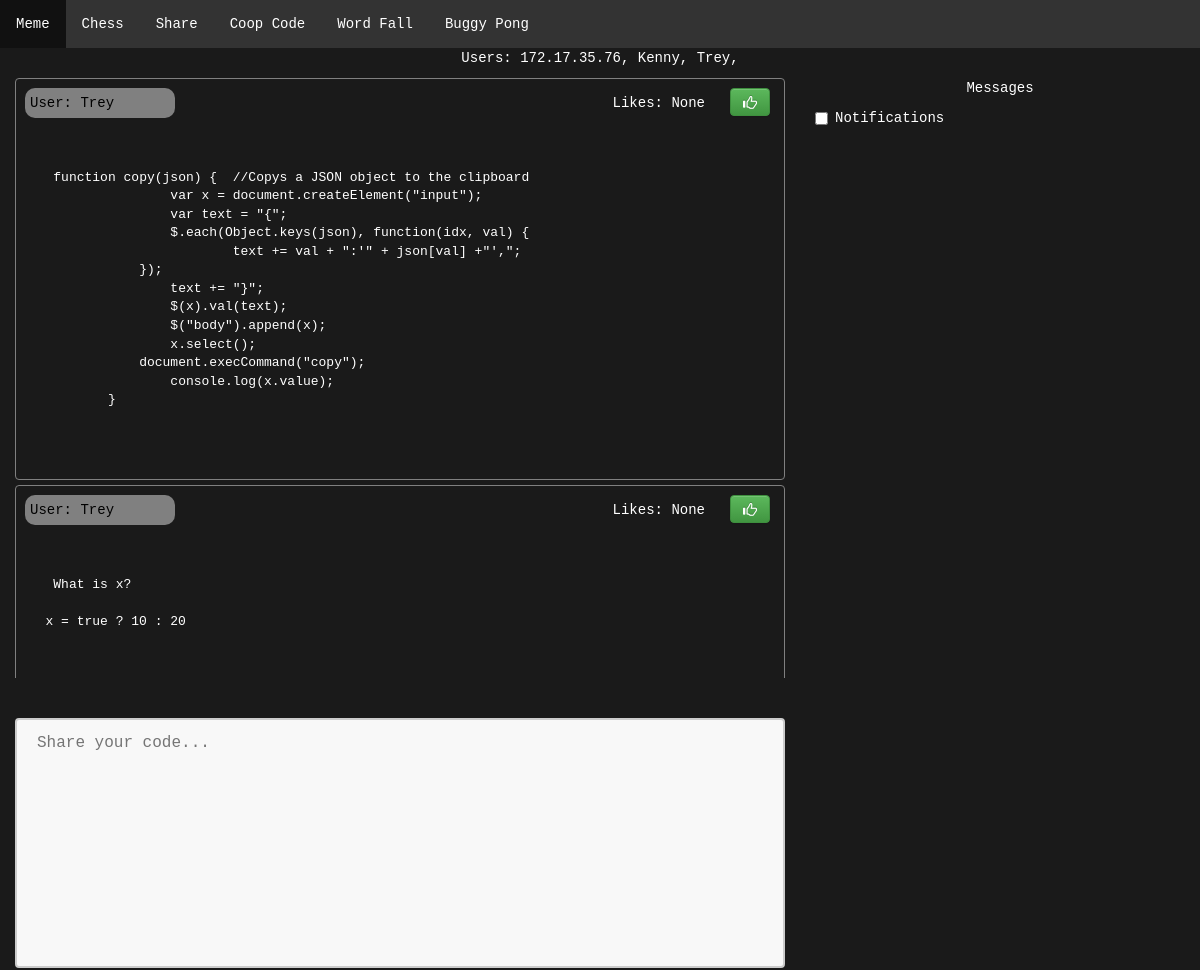
The page /share (upper part) on the database as committed earlier.
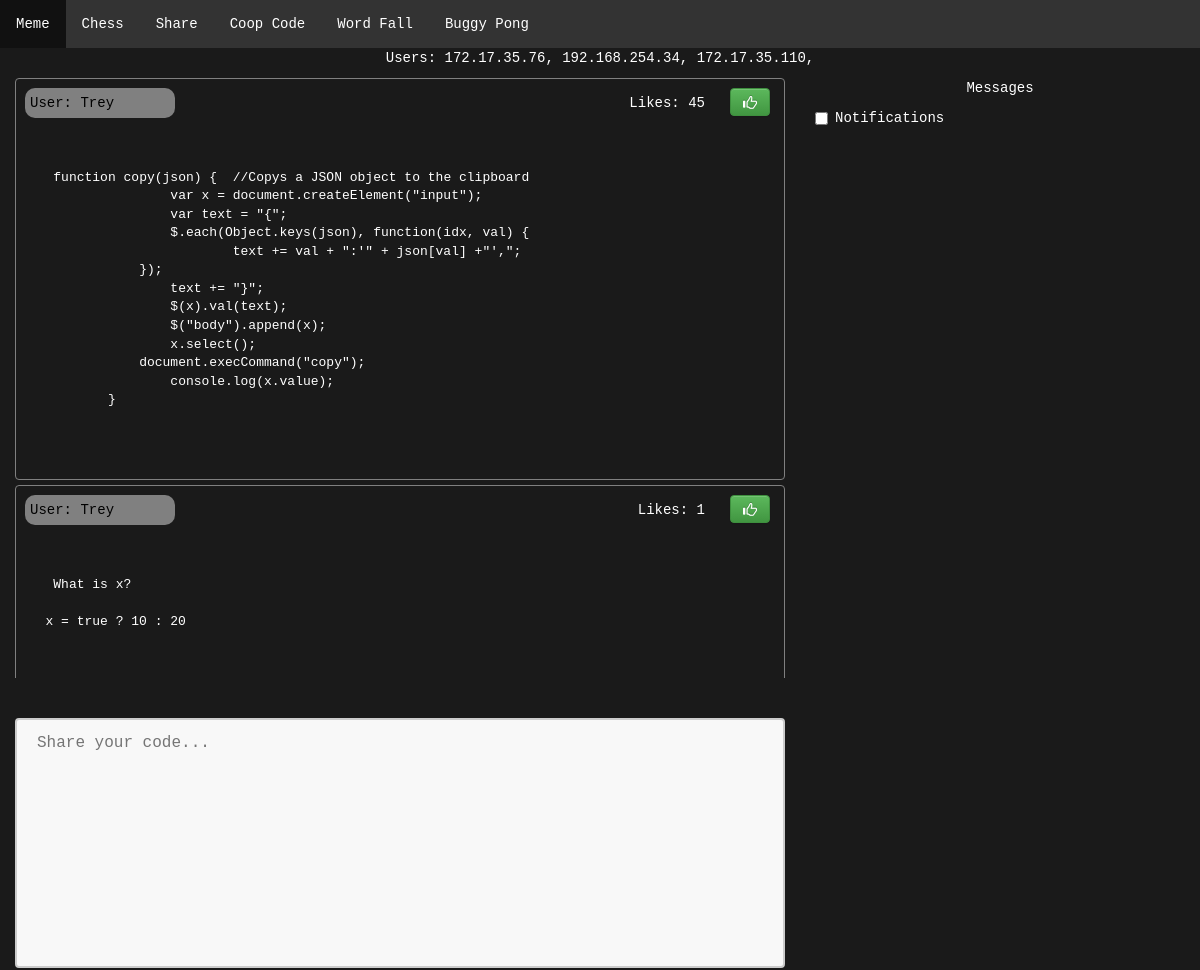
The same page on the database as committed later.
### tables this page shows
CREATE TABLE room (id INTEGER PRIMARY KEY, user TEXT, FOREIGN KEY(user) REFERENCES code(user));

CREATE TABLE code (id INTEGER PRIMARY KEY, code TEXT, user TEXT, likes INTEGER);

### app/main/views.py (the view)
@main.route('/share', methods=['GET', 'POST'])
def share():
	db = get_db()
	form = CodeForm()
	name = request.remote_addr
	if str(name) in known_ip:
		name = known_ip[str(name)]
	if form.validate_on_submit():
		code = form.code.data
		user = form.user.data
		db.execute("INSERT INTO code (user,code) VALUES(?,?)", (user,code))
		return redirect(url_for('.share'))
	form.user.default = name
	form.process()
	code = db.execute("SELECT id,code,user,likes FROM code;").fetchall()
	users = db.execute("SELECT user FROM room").fetchall()
	return render_template('code.html', form=form, code=code, user=name, users=users)

### app/main/forms.py
class CodeForm(FlaskForm):
	user = StringField('User',  render_kw={"placeholder": "Username"})
	code = TextAreaField('code', validators=[DataRequired()], render_kw={"placeholder": "Share your code..."})
	submit = SubmitField('Share')

### app/__init__.py (called while the page is built)
def get_db():
        db = getattr(g, '_database', None)
        if not db:
                db = g._database = sqlite3.connect(DATABASE)
        return db

### app/main/views.py (called while the page is built)
@main.before_request
def before_request():
	print('@main.before_request called in main/views.py')

@main.before_app_request
def before_app_request():
	pass

### manage.py (called while the page is built)
@app.teardown_appcontext
def close_connection(exception):
	db = getattr(g, '_database', None)
	if db:
		db.commit()
		db.close()

### app/templates/code.html (shortened to what this page needs)
{% extends 'base.html' %}
{% block content %}
	<div class="container-fluid">
		<div class="text-center">
			<p id="users"> Users:
			{% for u in users %}
				<span id="{{u[0]}}">{{u[0]}},  </span>
			{% endfor %}
			</p>
		</div>
		<div class="row">
			<div class="col-sm-8">
				<div style="height: 600px; overflow: auto;">
					{% for c in code | reverse %}
						<p class="p-title"> User: {{c[2]}} </p>
						<button onclick="like({{c[0]}});" style="float: right; margin-top: 10px; margin-right: 15px;" type="button" class="btn btn-success">  <span class="glyphicon glyphicon-thumbs-up" aria-hidden="true"></span> </button>
						<p id="post{{c[0]}}" style="float: right; margin-top: 15px; margin-right: 25px;"> Likes: {{c[3]}} </p>
						<div class="code-block">
							<pre><code> {{ c[1] }} </code> </pre>
						</div>
					{% endfor %}
				</div>
				<div style="margin-top: 40px; text-align: center;">
					<form method="POST" action="/share">
						{{ form.code(class='block') }}
					</form>
				</div>
			</div>
			<div class="col-sm-4">
				<form>
					<p class="text-center"> Messages </p>
					 <label class="checkbox-inline">
					  <input type="checkbox" id="notify"> Notifications
					</label>
				</form>
				<div style="height: 80%; overflow: auto;" id="chat">
				</div>
			</div>
		</div>
	</div>
{% endblock %}

Rows that differ between the two databases and show on the page:
removed room: user "Trey"
changed room (number 2 of 3 on the later page): user "Kenny" → "192.168.254.34"
added room: user "172.17.35.110"
changed code (number 1 of 2 on the later page): likes "None" → "45"
changed code "What is x? x = true ? 10 : 20": likes "None" → "1"
